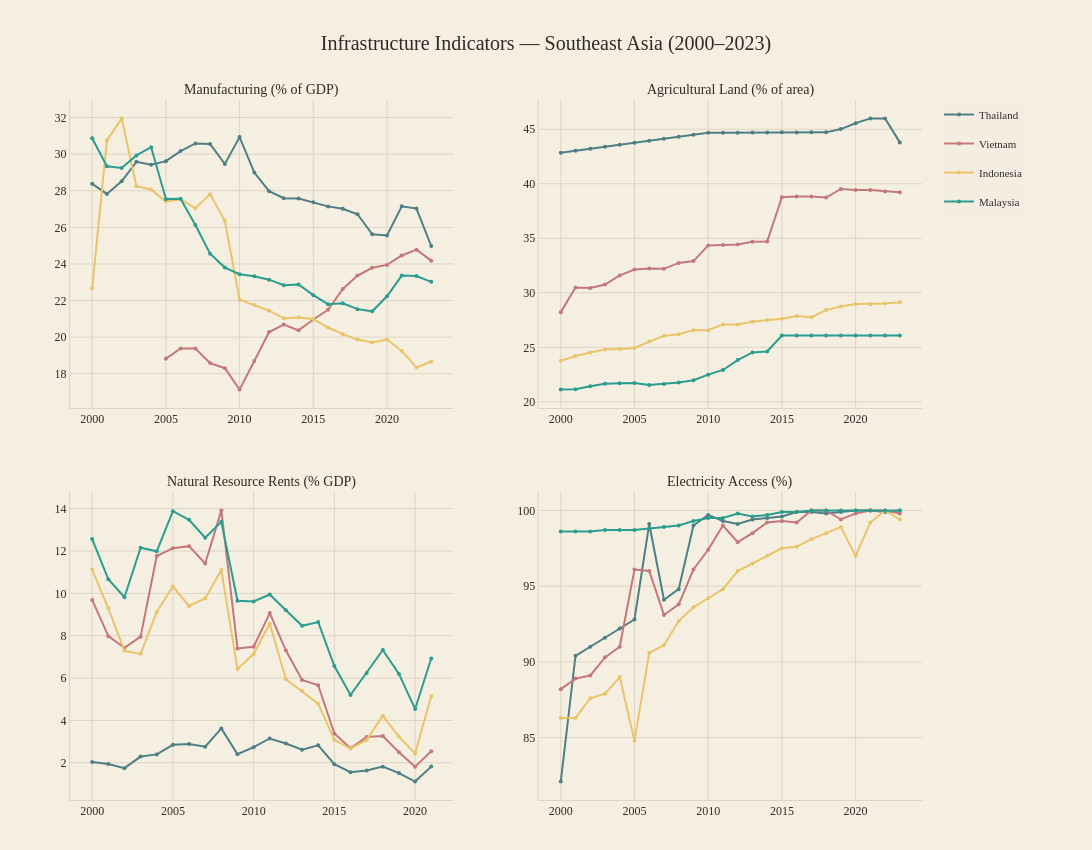

This figure's notebook cell:
### Code cell
# ── Cell 6: Time-series chart — infrastructure indicators over time ─────────
import plotly.graph_objects as go
from plotly.subplots import make_subplots

# Color palette — muted earthy tones consistent with other notebooks
PALETTE = {
    "Thailand":  "#4F7F84",  # teal
    "Vietnam":   "#C4787A",  # dusty rose
    "Indonesia": "#E9C46A",  # gold
    "Malaysia":  "#2A9D8F",  # green
}
BG_COLOR = "#f5efe2"
TEXT_COLOR = "#2f2a25"
GRID_COLOR = "#ddd5c4"
FONT = "Georgia"

# Indicators to plot as 2×2 subplots
PLOT_INDICATORS = [
    ("NV.IND.MANF.ZS",   "Manufacturing (% of GDP)",        ".1f", "%"),
    ("AG.LND.AGRI.ZS",   "Agricultural Land (% of area)",   ".1f", "%"),
    ("NY.GDP.TOTL.RT.ZS", "Natural Resource Rents (% GDP)",  ".1f", "%"),
    ("EG.ELC.ACCS.ZS",   "Electricity Access (%)",          ".1f", "%"),
]

fig = make_subplots(rows=2, cols=2, vertical_spacing=0.12, horizontal_spacing=0.10)

for idx, (code, title, fmt, suffix) in enumerate(PLOT_INDICATORS):
    row, col = divmod(idx, 2)
    row += 1; col += 1
    df = all_data[code]
    for iso3, name in COUNTRIES.items():
        sub = df[df["iso3"] == iso3].sort_values("year")
        fig.add_trace(go.Scatter(
            x=sub["year"], y=sub["value"],
            mode="lines+markers",
            name=name,
            legendgroup=name,
            showlegend=(idx == 0),
            line=dict(color=PALETTE[name], width=2),
            marker=dict(size=4),
            hovertemplate=f"<b>{name}</b><br>%{{x}}: %{{y:{fmt}}}{suffix}<extra></extra>",
        ), row=row, col=col)

# Layout
subplot_titles = [t for _, t, _, _ in PLOT_INDICATORS]
for i, title in enumerate(subplot_titles):
    r, c = divmod(i, 2)
    x_pos = 0.225 if c == 0 else 0.775
    y_pos = 1.0 if r == 0 else 0.44
    fig.add_annotation(
        text=title, x=x_pos, y=y_pos,
        xref="paper", yref="paper", xanchor="center", yanchor="bottom",
        showarrow=False, font=dict(family=FONT, size=14, color=TEXT_COLOR),
    )

fig.update_layout(
    height=850, width=1100,
    paper_bgcolor=BG_COLOR, plot_bgcolor=BG_COLOR,
    font=dict(family=FONT, color=TEXT_COLOR),
    hovermode="x unified",
    legend=dict(
        x=1.02, y=1, xanchor="left", yanchor="top",
        bgcolor=f"rgba(245,239,226,0.85)", font=dict(size=11),
    ),
    margin=dict(l=70, r=170, t=100, b=50),
    title=dict(
        text="Infrastructure Indicators — Southeast Asia (2000–2023)",
        font=dict(family=FONT, size=20, color=TEXT_COLOR),
        x=0.5, xanchor="center",
    ),
)
fig.update_xaxes(gridcolor=GRID_COLOR, linecolor=GRID_COLOR)
fig.update_yaxes(gridcolor=GRID_COLOR, linecolor=GRID_COLOR)

fig.write_html("output/infrastructure_timeseries.html")
print("Saved → output/infrastructure_timeseries.html")
fig.show()

### Figure 1 — Plotly figure (JSON) as saved in the notebook; plotly's stock layout.template omitted (floating-point values rounded to 4 significant figures)
{"data": [{"hovertemplate": "<b>Thailand</b><br>%{x}: %{y:.1f}%<extra></extra>", "legendgroup": "Thailand", "line": {"color": "#4F7F84", "width": 2}, "marker": {"size": 4}, "mode": "lines+markers", "name": "Thailand", "showlegend": true, "type": "scatter", "x": [2000, 2001, 2002, 2003, 2004, 2005, 2006, 2007, 2008, 2009, 2010, 2011, 2012, 2013, 2014, 2015, 2016, 2017, 2018, 2019, 2020, 2021, 2022, 2023], "xaxis": "x", "y": [28.38, 27.83, 28.52, 29.58, 29.42, 29.62, 30.17, 30.59, 30.55, 29.46, 30.93, 29.0, 27.97, 27.59, 27.57, 27.37, 27.14, 27.01, 26.71, 25.62, 25.56, 27.15, 27.02, 24.98], "yaxis": "y"}, {"hovertemplate": "<b>Vietnam</b><br>%{x}: %{y:.1f}%<extra></extra>", "legendgroup": "Vietnam", "line": {"color": "#C4787A", "width": 2}, "marker": {"size": 4}, "mode": "lines+markers", "name": "Vietnam", "showlegend": true, "type": "scatter", "x": [2005, 2006, 2007, 2008, 2009, 2010, 2011, 2012, 2013, 2014, 2015, 2016, 2017, 2018, 2019, 2020, 2021, 2022, 2023], "xaxis": "x", "y": [18.82, 19.38, 19.38, 18.58, 18.3, 17.13, 18.69, 20.27, 20.69, 20.37, 20.96, 21.49, 22.63, 23.37, 23.79, 23.95, 24.46, 24.78, 24.18], "yaxis": "y"}, {"hovertemplate": "<b>Indonesia</b><br>%{x}: %{y:.1f}%<extra></extra>", "legendgroup": "Indonesia", "line": {"color": "#E9C46A", "width": 2}, "marker": {"size": 4}, "mode": "lines+markers", "name": "Indonesia", "showlegend": true, "type": "scatter", "x": [2000, 2001, 2002, 2003, 2004, 2005, 2006, 2007, 2008, 2009, 2010, 2011, 2012, 2013, 2014, 2015, 2016, 2017, 2018, 2019, 2020, 2021, 2022, 2023], "xaxis": "x", "y": [22.66, 30.75, 31.95, 28.25, 28.07, 27.41, 27.54, 27.05, 27.81, 26.36, 22.04, 21.76, 21.45, 21.03, 21.08, 20.99, 20.52, 20.16, 19.86, 19.7, 19.87, 19.24, 18.34, 18.67], "yaxis": "y"}, {"hovertemplate": "<b>Malaysia</b><br>%{x}: %{y:.1f}%<extra></extra>", "legendgroup": "Malaysia", "line": {"color": "#2A9D8F", "width": 2}, "marker": {"size": 4}, "mode": "lines+markers", "name": "Malaysia", "showlegend": true, "type": "scatter", "x": [2000, 2001, 2002, 2003, 2004, 2005, 2006, 2007, 2008, 2009, 2010, 2011, 2012, 2013, 2014, 2015, 2016, 2017, 2018, 2019, 2020, 2021, 2022, 2023], "xaxis": "x", "y": [30.86, 29.34, 29.25, 29.93, 30.38, 27.55, 27.57, 26.12, 24.56, 23.8, 23.43, 23.32, 23.14, 22.84, 22.87, 22.29, 21.8, 21.85, 21.53, 21.41, 22.23, 23.36, 23.34, 23.02], "yaxis": "y"}, {"hovertemplate": "<b>Thailand</b><br>%{x}: %{y:.1f}%<extra></extra>", "legendgroup": "Thailand", "line": {"color": "#4F7F84", "width": 2}, "marker": {"size": 4}, "mode": "lines+markers", "name": "Thailand", "showlegend": false, "type": "scatter", "x": [2000, 2001, 2002, 2003, 2004, 2005, 2006, 2007, 2008, 2009, 2010, 2011, 2012, 2013, 2014, 2015, 2016, 2017, 2018, 2019, 2020, 2021, 2022, 2023], "xaxis": "x2", "y": [42.86, 43.04, 43.22, 43.4, 43.58, 43.77, 43.95, 44.13, 44.31, 44.49, 44.67, 44.68, 44.69, 44.7, 44.71, 44.72, 44.71, 44.72, 44.72, 45.02, 45.55, 46.0, 46.0, 43.8], "yaxis": "y2"}, {"hovertemplate": "<b>Vietnam</b><br>%{x}: %{y:.1f}%<extra></extra>", "legendgroup": "Vietnam", "line": {"color": "#C4787A", "width": 2}, "marker": {"size": 4}, "mode": "lines+markers", "name": "Vietnam", "showlegend": false, "type": "scatter", "x": [2000, 2001, 2002, 2003, 2004, 2005, 2006, 2007, 2008, 2009, 2010, 2011, 2012, 2013, 2014, 2015, 2016, 2017, 2018, 2019, 2020, 2021, 2022, 2023], "xaxis": "x2", "y": [28.23, 30.48, 30.45, 30.76, 31.59, 32.14, 32.22, 32.19, 32.74, 32.91, 34.35, 34.37, 34.43, 34.67, 34.7, 38.76, 38.84, 38.83, 38.73, 39.52, 39.43, 39.43, 39.29, 39.21], "yaxis": "y2"}, {"hovertemplate": "<b>Indonesia</b><br>%{x}: %{y:.1f}%<extra></extra>", "legendgroup": "Indonesia", "line": {"color": "#E9C46A", "width": 2}, "marker": {"size": 4}, "mode": "lines+markers", "name": "Indonesia", "showlegend": false, "type": "scatter", "x": [2000, 2001, 2002, 2003, 2004, 2005, 2006, 2007, 2008, 2009, 2010, 2011, 2012, 2013, 2014, 2015, 2016, 2017, 2018, 2019, 2020, 2021, 2022, 2023], "xaxis": "x2", "y": [23.76, 24.2, 24.52, 24.79, 24.84, 24.94, 25.52, 26.05, 26.2, 26.57, 26.57, 27.1, 27.09, 27.35, 27.51, 27.61, 27.87, 27.76, 28.41, 28.75, 28.96, 28.96, 29.01, 29.13], "yaxis": "y2"}, {"hovertemplate": "<b>Malaysia</b><br>%{x}: %{y:.1f}%<extra></extra>", "legendgroup": "Malaysia", "line": {"color": "#2A9D8F", "width": 2}, "marker": {"size": 4}, "mode": "lines+markers", "name": "Malaysia", "showlegend": false, "type": "scatter", "x": [2000, 2001, 2002, 2003, 2004, 2005, 2006, 2007, 2008, 2009, 2010, 2011, 2012, 2013, 2014, 2015, 2016, 2017, 2018, 2019, 2020, 2021, 2022, 2023], "xaxis": "x2", "y": [21.12, 21.14, 21.42, 21.66, 21.71, 21.71, 21.53, 21.63, 21.76, 21.98, 22.49, 22.92, 23.83, 24.53, 24.62, 26.08, 26.09, 26.09, 26.09, 26.09, 26.09, 26.09, 26.09, 26.09], "yaxis": "y2"}, {"hovertemplate": "<b>Thailand</b><br>%{x}: %{y:.1f}%<extra></extra>", "legendgroup": "Thailand", "line": {"color": "#4F7F84", "width": 2}, "marker": {"size": 4}, "mode": "lines+markers", "name": "Thailand", "showlegend": false, "type": "scatter", "x": [2000, 2001, 2002, 2003, 2004, 2005, 2006, 2007, 2008, 2009, 2010, 2011, 2012, 2013, 2014, 2015, 2016, 2017, 2018, 2019, 2020, 2021], "xaxis": "x3", "y": [2.036, 1.941, 1.744, 2.292, 2.394, 2.847, 2.886, 2.757, 3.623, 2.401, 2.736, 3.147, 2.906, 2.619, 2.823, 1.931, 1.553, 1.632, 1.817, 1.512, 1.11, 1.817], "yaxis": "y3"}, {"hovertemplate": "<b>Vietnam</b><br>%{x}: %{y:.1f}%<extra></extra>", "legendgroup": "Vietnam", "line": {"color": "#C4787A", "width": 2}, "marker": {"size": 4}, "mode": "lines+markers", "name": "Vietnam", "showlegend": false, "type": "scatter", "x": [2000, 2001, 2002, 2003, 2004, 2005, 2006, 2007, 2008, 2009, 2010, 2011, 2012, 2013, 2014, 2015, 2016, 2017, 2018, 2019, 2020, 2021], "xaxis": "x3", "y": [9.692, 7.98, 7.425, 7.955, 11.76, 12.13, 12.23, 11.41, 13.92, 7.401, 7.481, 9.069, 7.299, 5.913, 5.661, 3.383, 2.684, 3.214, 3.26, 2.501, 1.811, 2.547], "yaxis": "y3"}, {"hovertemplate": "<b>Indonesia</b><br>%{x}: %{y:.1f}%<extra></extra>", "legendgroup": "Indonesia", "line": {"color": "#E9C46A", "width": 2}, "marker": {"size": 4}, "mode": "lines+markers", "name": "Indonesia", "showlegend": false, "type": "scatter", "x": [2000, 2001, 2002, 2003, 2004, 2005, 2006, 2007, 2008, 2009, 2010, 2011, 2012, 2013, 2014, 2015, 2016, 2017, 2018, 2019, 2020, 2021], "xaxis": "x3", "y": [11.13, 9.292, 7.286, 7.143, 9.121, 10.33, 9.407, 9.758, 11.1, 6.426, 7.136, 8.563, 5.946, 5.39, 4.792, 3.081, 2.668, 3.08, 4.217, 3.236, 2.439, 5.157], "yaxis": "y3"}, {"hovertemplate": "<b>Malaysia</b><br>%{x}: %{y:.1f}%<extra></extra>", "legendgroup": "Malaysia", "line": {"color": "#2A9D8F", "width": 2}, "marker": {"size": 4}, "mode": "lines+markers", "name": "Malaysia", "showlegend": false, "type": "scatter", "x": [2000, 2001, 2002, 2003, 2004, 2005, 2006, 2007, 2008, 2009, 2010, 2011, 2012, 2013, 2014, 2015, 2016, 2017, 2018, 2019, 2020, 2021], "xaxis": "x3", "y": [12.57, 10.67, 9.815, 12.16, 11.99, 13.88, 13.48, 12.63, 13.39, 9.652, 9.615, 9.945, 9.206, 8.467, 8.645, 6.571, 5.2, 6.236, 7.327, 6.196, 4.542, 6.922], "yaxis": "y3"}, {"hovertemplate": "<b>Thailand</b><br>%{x}: %{y:.1f}%<extra></extra>", "legendgroup": "Thailand", "line": {"color": "#4F7F84", "width": 2}, "marker": {"size": 4}, "mode": "lines+markers", "name": "Thailand", "showlegend": false, "type": "scatter", "x": [2000, 2001, 2002, 2003, 2004, 2005, 2006, 2007, 2008, 2009, 2010, 2011, 2012, 2013, 2014, 2015, 2016, 2017, 2018, 2019, 2020, 2021, 2022, 2023], "xaxis": "x4", "y": [82.1, 90.4, 91.0, 91.6, 92.2, 92.8, 99.1, 94.1, 94.8, 99.0, 99.7, 99.3, 99.1, 99.4, 99.5, 99.6, 99.9, 99.9, 99.8, 99.9, 100.0, 100.0, 99.9, 100.0], "yaxis": "y4"}, {"hovertemplate": "<b>Vietnam</b><br>%{x}: %{y:.1f}%<extra></extra>", "legendgroup": "Vietnam", "line": {"color": "#C4787A", "width": 2}, "marker": {"size": 4}, "mode": "lines+markers", "name": "Vietnam", "showlegend": false, "type": "scatter", "x": [2000, 2001, 2002, 2003, 2004, 2005, 2006, 2007, 2008, 2009, 2010, 2011, 2012, 2013, 2014, 2015, 2016, 2017, 2018, 2019, 2020, 2021, 2022, 2023], "xaxis": "x4", "y": [88.2, 88.9, 89.1, 90.3, 91.0, 96.1, 96.0, 93.1, 93.8, 96.1, 97.4, 99.0, 97.9, 98.5, 99.2, 99.3, 99.2, 100.0, 100.0, 99.4, 99.8, 100.0, 100.0, 99.8], "yaxis": "y4"}, {"hovertemplate": "<b>Indonesia</b><br>%{x}: %{y:.1f}%<extra></extra>", "legendgroup": "Indonesia", "line": {"color": "#E9C46A", "width": 2}, "marker": {"size": 4}, "mode": "lines+markers", "name": "Indonesia", "showlegend": false, "type": "scatter", "x": [2000, 2001, 2002, 2003, 2004, 2005, 2006, 2007, 2008, 2009, 2010, 2011, 2012, 2013, 2014, 2015, 2016, 2017, 2018, 2019, 2020, 2021, 2022, 2023], "xaxis": "x4", "y": [86.3, 86.3, 87.6, 87.9, 89.0, 84.8, 90.6, 91.1, 92.7, 93.6, 94.2, 94.8, 96.0, 96.5, 97.0, 97.5, 97.6, 98.1, 98.5, 98.9, 97.0, 99.2, 100.0, 99.4], "yaxis": "y4"}, {"hovertemplate": "<b>Malaysia</b><br>%{x}: %{y:.1f}%<extra></extra>", "legendgroup": "Malaysia", "line": {"color": "#2A9D8F", "width": 2}, "marker": {"size": 4}, "mode": "lines+markers", "name": "Malaysia", "showlegend": false, "type": "scatter", "x": [2000, 2001, 2002, 2003, 2004, 2005, 2006, 2007, 2008, 2009, 2010, 2011, 2012, 2013, 2014, 2015, 2016, 2017, 2018, 2019, 2020, 2021, 2022, 2023], "xaxis": "x4", "y": [98.6, 98.6, 98.6, 98.7, 98.7, 98.7, 98.8, 98.9, 99.0, 99.3, 99.5, 99.5, 99.8, 99.6, 99.7, 99.9, 99.9, 100.0, 100.0, 100.0, 100.0, 100.0, 100.0, 100.0], "yaxis": "y4"}], "layout": {"annotations": [{"font": {"color": "#2f2a25", "family": "Georgia", "size": 14}, "showarrow": false, "text": "Manufacturing (% of GDP)", "x": 0.225, "xanchor": "center", "xref": "paper", "y": 1, "yanchor": "bottom", "yref": "paper"}, {"font": {"color": "#2f2a25", "family": "Georgia", "size": 14}, "showarrow": false, "text": "Agricultural Land (% of area)", "x": 0.775, "xanchor": "center", "xref": "paper", "y": 1, "yanchor": "bottom", "yref": "paper"}, {"font": {"color": "#2f2a25", "family": "Georgia", "size": 14}, "showarrow": false, "text": "Natural Resource Rents (% GDP)", "x": 0.225, "xanchor": "center", "xref": "paper", "y": 0.44, "yanchor": "bottom", "yref": "paper"}, {"font": {"color": "#2f2a25", "family": "Georgia", "size": 14}, "showarrow": false, "text": "Electricity Access (%)", "x": 0.775, "xanchor": "center", "xref": "paper", "y": 0.44, "yanchor": "bottom", "yref": "paper"}], "font": {"color": "#2f2a25", "family": "Georgia"}, "height": 850, "hovermode": "x unified", "legend": {"bgcolor": "rgba(245,239,226,0.85)", "font": {"size": 11}, "x": 1.02, "xanchor": "left", "y": 1, "yanchor": "top"}, "margin": {"b": 50, "l": 70, "r": 170, "t": 100}, "paper_bgcolor": "#f5efe2", "plot_bgcolor": "#f5efe2", "title": {"font": {"color": "#2f2a25", "family": "Georgia", "size": 20}, "text": "Infrastructure Indicators — Southeast Asia (2000–2023)", "x": 0.5, "xanchor": "center"}, "width": 1100, "xaxis": {"anchor": "y", "domain": [0, 0.45], "gridcolor": "#ddd5c4", "linecolor": "#ddd5c4"}, "xaxis2": {"anchor": "y2", "domain": [0.55, 1], "gridcolor": "#ddd5c4", "linecolor": "#ddd5c4"}, "xaxis3": {"anchor": "y3", "domain": [0, 0.45], "gridcolor": "#ddd5c4", "linecolor": "#ddd5c4"}, "xaxis4": {"anchor": "y4", "domain": [0.55, 1], "gridcolor": "#ddd5c4", "linecolor": "#ddd5c4"}, "yaxis": {"anchor": "x", "domain": [0.56, 1], "gridcolor": "#ddd5c4", "linecolor": "#ddd5c4"}, "yaxis2": {"anchor": "x2", "domain": [0.56, 1], "gridcolor": "#ddd5c4", "linecolor": "#ddd5c4"}, "yaxis3": {"anchor": "x3", "domain": [0, 0.44], "gridcolor": "#ddd5c4", "linecolor": "#ddd5c4"}, "yaxis4": {"anchor": "x4", "domain": [0, 0.44], "gridcolor": "#ddd5c4", "linecolor": "#ddd5c4"}}}
